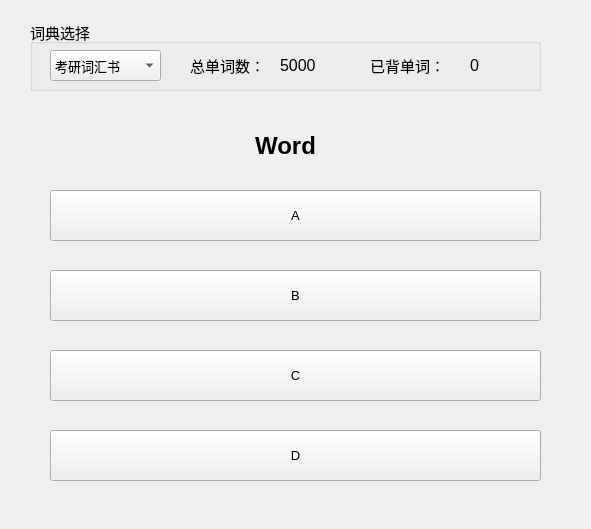
<?xml version="1.0" encoding="UTF-8"?>
<ui version="4.0">
 <class>Form</class>
 <widget class="QWidget" name="Form">
  <property name="geometry">
   <rect>
    <x>0</x>
    <y>0</y>
    <width>591</width>
    <height>529</height>
   </rect>
  </property>
  <property name="windowTitle">
   <string>Form</string>
  </property>
  <widget class="QGroupBox" name="groupBox">
   <property name="geometry">
    <rect>
     <x>30</x>
     <y>20</y>
     <width>511</width>
     <height>71</height>
    </rect>
   </property>
   <property name="font">
    <font>
     <pointsize>11</pointsize>
    </font>
   </property>
   <property name="title">
    <string>词典选择</string>
   </property>
   <widget class="QComboBox" name="comboBox">
    <property name="geometry">
     <rect>
      <x>20</x>
      <y>30</y>
      <width>111</width>
      <height>31</height>
     </rect>
    </property>
    <property name="font">
     <font>
      <pointsize>10</pointsize>
     </font>
    </property>
    <item>
     <property name="text">
      <string>考研词汇书</string>
     </property>
    </item>
    <item>
     <property name="text">
      <string>四级词汇书</string>
     </property>
    </item>
    <item>
     <property name="text">
      <string>六级词汇书</string>
     </property>
    </item>
   </widget>
   <widget class="QLabel" name="label">
    <property name="geometry">
     <rect>
      <x>160</x>
      <y>30</y>
      <width>91</width>
      <height>31</height>
     </rect>
    </property>
    <property name="font">
     <font>
      <pointsize>11</pointsize>
     </font>
    </property>
    <property name="text">
     <string>总单词数：</string>
    </property>
   </widget>
   <widget class="QLabel" name="label_2">
    <property name="geometry">
     <rect>
      <x>250</x>
      <y>30</y>
      <width>51</width>
      <height>31</height>
     </rect>
    </property>
    <property name="font">
     <font>
      <pointsize>12</pointsize>
     </font>
    </property>
    <property name="text">
     <string>5000</string>
    </property>
   </widget>
   <widget class="QLabel" name="label_3">
    <property name="geometry">
     <rect>
      <x>440</x>
      <y>30</y>
      <width>51</width>
      <height>31</height>
     </rect>
    </property>
    <property name="font">
     <font>
      <pointsize>12</pointsize>
     </font>
    </property>
    <property name="text">
     <string>0</string>
    </property>
   </widget>
   <widget class="QLabel" name="label_4">
    <property name="geometry">
     <rect>
      <x>340</x>
      <y>30</y>
      <width>91</width>
      <height>31</height>
     </rect>
    </property>
    <property name="font">
     <font>
      <pointsize>11</pointsize>
     </font>
    </property>
    <property name="text">
     <string>已背单词：</string>
    </property>
   </widget>
  </widget>
  <widget class="QLabel" name="label_5">
   <property name="geometry">
    <rect>
     <x>100</x>
     <y>130</y>
     <width>371</width>
     <height>31</height>
    </rect>
   </property>
   <property name="font">
    <font>
     <pointsize>18</pointsize>
     <weight>75</weight>
     <bold>true</bold>
    </font>
   </property>
   <property name="text">
    <string>Word</string>
   </property>
   <property name="alignment">
    <set>Qt::AlignCenter</set>
   </property>
  </widget>
  <widget class="QPushButton" name="pushButton_2">
   <property name="geometry">
    <rect>
     <x>50</x>
     <y>270</y>
     <width>491</width>
     <height>51</height>
    </rect>
   </property>
   <property name="font">
    <font>
     <pointsize>10</pointsize>
    </font>
   </property>
   <property name="text">
    <string>B</string>
   </property>
  </widget>
  <widget class="QPushButton" name="pushButton_3">
   <property name="geometry">
    <rect>
     <x>50</x>
     <y>350</y>
     <width>491</width>
     <height>51</height>
    </rect>
   </property>
   <property name="font">
    <font>
     <pointsize>10</pointsize>
    </font>
   </property>
   <property name="text">
    <string>C</string>
   </property>
  </widget>
  <widget class="QPushButton" name="pushButton_4">
   <property name="geometry">
    <rect>
     <x>50</x>
     <y>430</y>
     <width>491</width>
     <height>51</height>
    </rect>
   </property>
   <property name="font">
    <font>
     <pointsize>10</pointsize>
    </font>
   </property>
   <property name="text">
    <string>D</string>
   </property>
  </widget>
  <widget class="QPushButton" name="pushButton">
   <property name="geometry">
    <rect>
     <x>50</x>
     <y>190</y>
     <width>491</width>
     <height>51</height>
    </rect>
   </property>
   <property name="font">
    <font>
     <pointsize>10</pointsize>
    </font>
   </property>
   <property name="text">
    <string>A</string>
   </property>
  </widget>
 </widget>
 <resources/>
 <connections/>
</ui>
